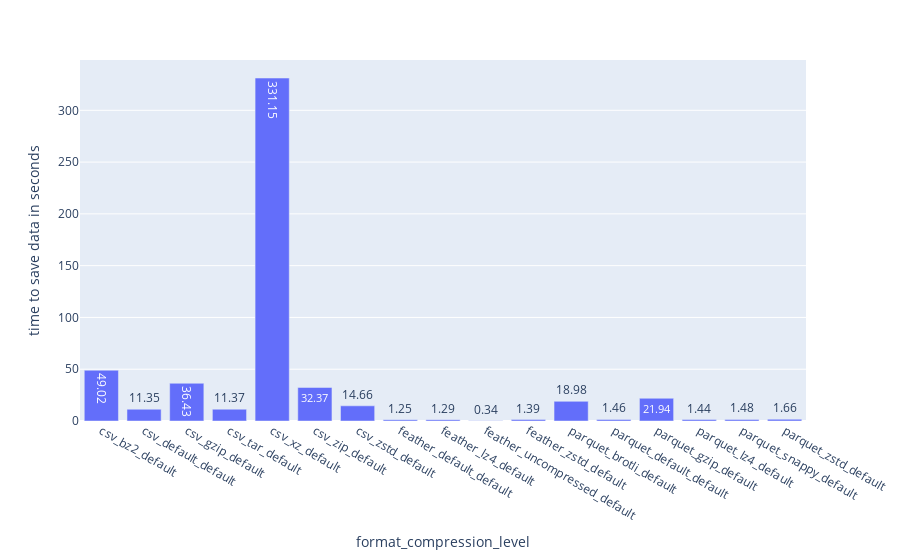

Notebook code cell kept with this figure:
### Markdown cell above
## Insights

- best compression has
  - bz2
  - xz
  - brotli

## Next Steps

- check save times
- check read times

### Code cell
fig = px.bar(df_default_cl, x="method_compression_with_level", y="save_time", text_auto=True,
             labels={"save_time": "time to save data in seconds",
                     "method_compression_with_level": "format_compression_level"},)
fig.show()
fig.write_image("./plots/pandas_ff_bar_save_time.svg")

### Figure 1 — Plotly figure (JSON) as saved in the notebook; plotly's stock layout.template omitted (floating-point values rounded to 4 significant figures)
{"data": [{"alignmentgroup": "True", "hovertemplate": "format_compression_level=%{x}<br>time to save data in seconds=%{y}<extra></extra>", "legendgroup": "", "marker": {"color": "#636efa", "pattern": {"shape": ""}}, "name": "", "offsetgroup": "", "orientation": "v", "showlegend": false, "textposition": "auto", "texttemplate": "%{y}", "type": "bar", "x": ["csv_bz2_default", "csv_default_default", "csv_gzip_default", "csv_tar_default", "csv_xz_default", "csv_zip_default", "csv_zstd_default", "feather_default_default", "feather_lz4_default", "feather_uncompressed_default", "feather_zstd_default", "parquet_brotli_default", "parquet_default_default", "parquet_gzip_default", "parquet_lz4_default", "parquet_snappy_default", "parquet_zstd_default"], "xaxis": "x", "y": [49.02, 11.35, 36.43, 11.37, 331.1, 32.37, 14.66, 1.25, 1.29, 0.34, 1.39, 18.98, 1.46, 21.94, 1.44, 1.48, 1.66], "yaxis": "y"}], "layout": {"barmode": "relative", "legend": {"tracegroupgap": 0}, "margin": {"t": 60}, "xaxis": {"anchor": "y", "domain": [0, 1], "title": {"text": "format_compression_level"}}, "yaxis": {"anchor": "x", "domain": [0, 1], "title": {"text": "time to save data in seconds"}}}}
